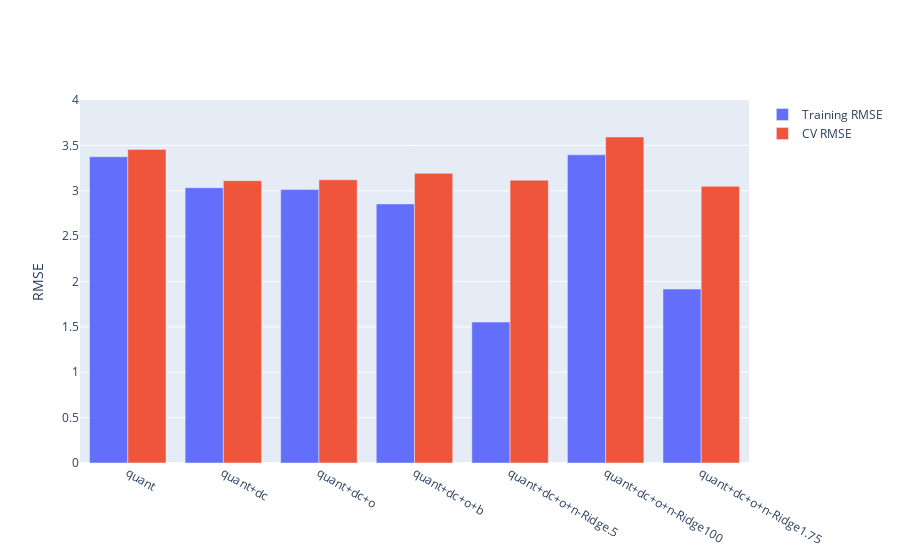

The cell this chart's notebook holds for it:
### Code cell
fig = compare_models(models)
fig.update_yaxes(range = [0, 4], title = "RMSE")

### Figure 1 — Plotly figure (JSON) as saved in the notebook; plotly's stock layout.template omitted (floating-point values rounded to 4 significant figures)
{"data": [{"name": "Training RMSE", "type": "bar", "x": ["quant", "quant+dc", "quant+dc+o", "quant+dc+o+b", "quant+dc+o+n-Ridge.5", "quant+dc+o+n-Ridge100", "quant+dc+o+n-Ridge1.75"], "y": [3.375, 3.033, 3.013, 2.854, 1.553, 3.396, 1.917]}, {"name": "CV RMSE", "type": "bar", "x": ["quant", "quant+dc", "quant+dc+o", "quant+dc+o+b", "quant+dc+o+n-Ridge.5", "quant+dc+o+n-Ridge100", "quant+dc+o+n-Ridge1.75"], "y": [3.456, 3.111, 3.121, 3.192, 3.117, 3.593, 3.05]}], "layout": {"yaxis": {"range": [0, 4], "title": {"text": "RMSE"}}}}
